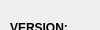
                <widget class="QWidget" name="config_page">
                 <property name="geometry">
                  <rect>
                   <x>0</x>
                   <y>0</y>
                   <width>100</width>
                   <height>30</height>
                  </rect>
                 </property>
                 <attribute name="label">
                  <string>Configuration</string>
                 </attribute>
                 <widget class="QLabel" name="ros_version_text">
                  <property name="geometry">
                   <rect>
                    <x>10</x>
                    <y>20</y>
                    <width>71</width>
                    <height>17</height>
                   </rect>
                  </property>
                  <property name="text">
                   <string>&lt;html&gt;&lt;head/&gt;&lt;body&gt;&lt;p&gt;&lt;span style=&quot; font-weight:600;&quot;&gt;VERSION:&lt;/span&gt;&lt;/p&gt;&lt;/body&gt;&lt;/html&gt;</string>
                  </property>
                 </widget>
                 <widget class="QTextBrowser" name="ros_version_label">
                  <property name="geometry">
                   <rect>
                    <x>130</x>
                    <y>10</y>
                    <width>121</width>
                    <height>31</height>
                   </rect>
                  </property>
                 </widget>
                 <widget class="QLabel" name="ros_masteruri_text">
                  <property name="geometry">
                   <rect>
                    <x>10</x>
                    <y>60</y>
                    <width>101</width>
                    <height>21</height>
                   </rect>
                  </property>
                  <property name="text">
                   <string>&lt;html&gt;&lt;head/&gt;&lt;body&gt;&lt;p&gt;&lt;span style=&quot; font-weight:600;&quot;&gt;MASTER URI:&lt;/span&gt;&lt;/p&gt;&lt;/body&gt;&lt;/html&gt;</string>
                  </property>
                 </widget>
                 <widget class="QTextEdit" name="ros_masteruri_label">
                  <property name="geometry">
                   <rect>
                    <x>130</x>
                    <y>50</y>
                    <width>201</width>
                    <height>31</height>
                   </rect>
                  </property>
                 </widget>
                 <widget class="QLabel" name="ros_hostname_text">
                  <property name="geometry">
                   <rect>
                    <x>10</x>
                    <y>100</y>
                    <width>101</width>
                    <height>17</height>
                   </rect>
                  </property>
                  <property name="text">
                   <string>&lt;html&gt;&lt;head/&gt;&lt;body&gt;&lt;p&gt;&lt;span style=&quot; font-weight:600;&quot;&gt;HOSTNAME:&lt;/span&gt;&lt;/p&gt;&lt;/body&gt;&lt;/html&gt;</string>
                  </property>
                 </widget>
                 <widget class="QTextEdit" name="ros_hostname_label">
                  <property name="geometry">
                   <rect>
                    <x>130</x>
                    <y>90</y>
                    <width>151</width>
                    <height>31</height>
                   </rect>
                  </property>
                 </widget>
                 <widget class="QPushButton" name="rosgraph_Button">
                  <property name="geometry">
                   <rect>
                    <x>10</x>
                    <y>140</y>
                    <width>111</width>
                    <height>31</height>
                   </rect>
                  </property>
                  <property name="text">
                   <string>Rosgraph</string>
                  </property>
                 </widget>
                 <widget class="QPushButton" name="update_button">
                  <property name="geometry">
                   <rect>
                    <x>350</x>
                    <y>50</y>
                    <width>89</width>
                    <height>25</height>
                   </rect>
                  </property>
                  <property name="text">
                   <string>Update</string>
                  </property>
                 </widget>
                </widget>
